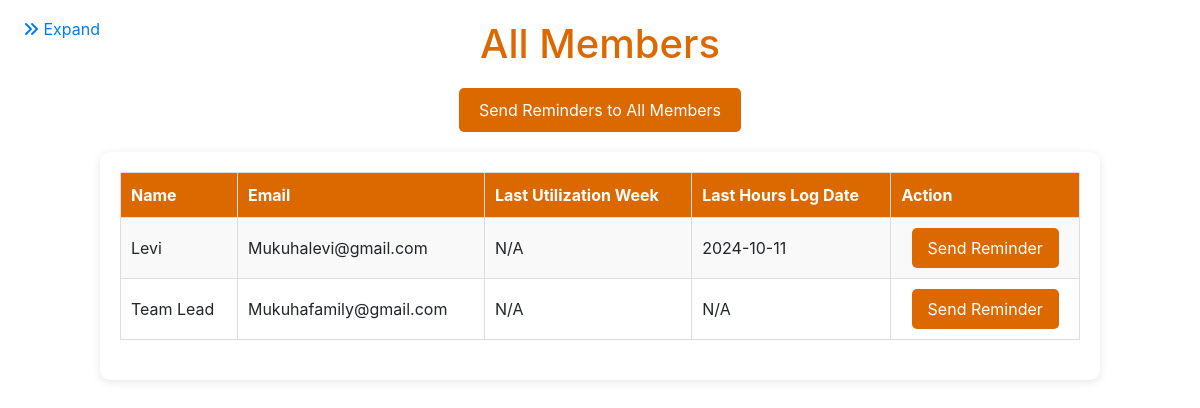
/members, run on the app's committed database.
### app.py (models this page shows)
class Staff(db.Model):
    id = db.Column(db.Integer, primary_key=True)
    name = db.Column(db.String(100), nullable=False)
    email = db.Column(db.String(120), unique=True, nullable=False)
    leave_days_remaining = db.Column(db.Float, default=0.0)  # Leave days remaining in hours
    is_team_leader = db.Column(Boolean, default=False)  # New field to indicate if the staff is a team leader
    receive_notifications = db.Column(Boolean, default=True)  # New field for notification preferences
    engagements = db.relationship('Engagement', backref='team_leader', lazy=True)
    proposals = db.relationship('Proposal', backref='team_leader', lazy=True)
    hours_logs = db.relationship('HoursLog', backref='staff_member', lazy=True)
    leave_records = db.relationship('LeaveRecord', backref='staff', lazy=True)
    utilizations = db.relationship('Utilization', backref='staff', lazy=True)

class HoursLog(db.Model):
    id = db.Column(db.Integer, primary_key=True)
    staff_id = db.Column(db.Integer, db.ForeignKey('staff.id'))
    category = db.Column(db.String(20), nullable=False)
    item_id = db.Column(db.Integer, nullable=False)
    hours = db.Column(db.Float, nullable=False)
    date = db.Column(db.Date, nullable=False)  # Changed from week_start to date

### app.py (the view)
@app.route('/members')
def members():
    today = datetime.now().date()
    start_of_week = today - timedelta(days=today.weekday())
    end_of_week = start_of_week + timedelta(days=6)
    members = Staff.query.all()
    member_data = []
    for member in members:
        last_utilization = Utilization.query.filter_by(staff_id=member.id).order_by(Utilization.week_start.desc()).first()
        last_hours_log = HoursLog.query.filter_by(staff_id=member.id).order_by(HoursLog.date.desc()).first()
        utilization_in_week = last_utilization and start_of_week <= last_utilization.week_start <= end_of_week
        hours_log_in_week = last_hours_log and start_of_week <= last_hours_log.date <= end_of_week
        member_data.append({
            'id': member.id,
            'name': member.name,
            'email': member.email,
            'last_utilization_week': last_utilization.week_start if last_utilization else None,
            'last_hours_log_date': last_hours_log.date if last_hours_log else None,
            'show_reminder': not (utilization_in_week and hours_log_in_week)
        })
    return render_template('members.html', members=member_data)

### templates/members.html (shortened to what this page needs)
{% extends "base.html" %}
{% block content %}
<h1 style="text-align: center; color: #dc6900; margin-bottom: 20px;">All Members</h1>
<form action="{{ url_for('send_all_reminders') }}" method="POST" style="text-align: center; margin-bottom: 20px;">
  <button type="submit" style="background-color: #dc6900; color: white; padding: 10px 20px; border: none; border-radius: 5px; cursor: pointer;">
      Send Reminders to All Members
  </button>
</form>
<div style="max-width: 1000px; margin: 0 auto; background-color: #ffffff; padding: 20px; border-radius: 10px; box-shadow: 0 2px 10px rgba(0, 0, 0, 0.1);">
    <table style="width: 100%; border-collapse: collapse; margin-bottom: 20px;">
        <thead>
            <tr style="background-color: #dc6900; color: white;">
                <th style="padding: 10px; border: 1px solid #ddd;">Name</th>
                <th style="padding: 10px; border: 1px solid #ddd;">Email</th>
                <th style="padding: 10px; border: 1px solid #ddd;">Last Utilization Week</th>
                <th style="padding: 10px; border: 1px solid #ddd;">Last Hours Log Date</th>
                <th style="padding: 10px; border: 1px solid #ddd;">Action</th>
            </tr>
        </thead>
        <tbody>
            {% for member in members %}
            <tr style="background-color: {% if loop.index is odd %} #f9f9f9 {% else %} #ffffff {% endif %};">
                <td style="padding: 10px; border: 1px solid #ddd;">{{ member.name }}</td>
                <td style="padding: 10px; border: 1px solid #ddd;">{{ member.email }}</td>
                <td style="padding: 10px; border: 1px solid #ddd;">{{ member.last_utilization_week|default('N/A', true) }}</td>
                <td style="padding: 10px; border: 1px solid #ddd;">{{ member.last_hours_log_date|default('N/A', true) }}</td>
                <td style="padding: 10px; border: 1px solid #ddd;">
                    {% if member.show_reminder %}
                    <form action="{{ url_for('send_reminder', member_id=member.id) }}" method="POST" style="text-align: center;">
                        <button type="submit" style="background-color: #dc6900; color: white; padding: 8px 16px; border: none; border-radius: 5px; cursor: pointer;">
                            Send Reminder
                        </button>
                    </form>
                    {% endif %}
                </td>
            </tr>
            {% endfor %}
        </tbody>
    </table>
</div>
{% endblock %}

### templates/base.html (style rules this page uses)
html, body { height: 100%; margin: 0; }

### data on the page
Staff: name "Levi", email "Mukuhalevi@gmail.com", last_utilization_week "N/A", last_hours_log_date "2024-10-11"
Staff: name "Team Lead", email "Mukuhafamily@gmail.com", last_utilization_week "N/A", last_hours_log_date "N/A"
